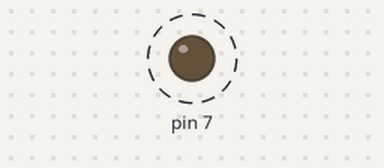
This sketch was run on a simulated Arduino Uno, built with avr-gcc and run on an emulated ATmega328P. On the bench: output pins drawn as LEDs (lit = HIGH). Dashed ring = blinking.

Above: at 1.0 s.
Timing chart, 0 to 5.8 s (numbered marks = the images above):
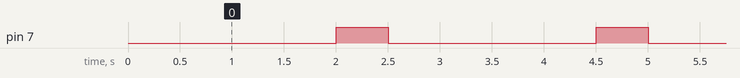

Measured:
- by itself, pin 7: alternates HIGH for 0.50 s and LOW for 2.0 s

The sketch:

sketch_1.2_einfach-loop.ino
```cpp
int pin_state = LOW;

void setup() {
  pinMode(7, OUTPUT);
}

void loop() {
  digitalWrite(7, pin_state);
  delay(2000);
  pin_state = !pin_state;
  digitalWrite(7, pin_state);
  delay(500);
  pin_state = !pin_state;
}
```
